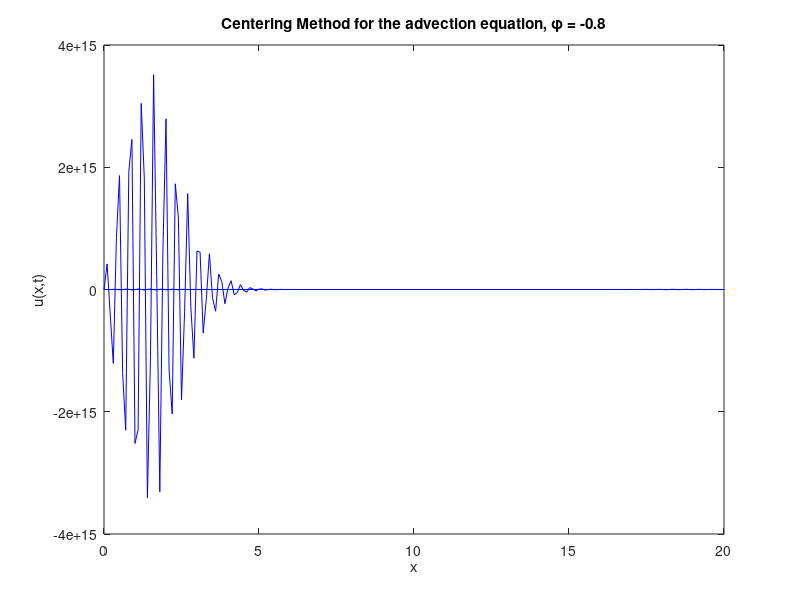

Write the MATLAB code that produced this figure.
%
% Introductory Matlab script for solving the advection equation: 
% u_t + c*u_x = 0
% 

clear all
close all
clc

% Set the parameters for the solution
L = 20; % length of solution domain (from zero)
J = 200; % number of grid points (not counting zero)
x = linspace(0, L, J+1); % set up a vector of x locations
dx = L/J; % size of a grid cell, delta x
c = -1; % advection speed (downward is stable is this is less than 0)
dt = 0.08; % size of time step, delta t

T = 15; % duraction of simulation
N = round(T/dt); % number of times to iterate simuation to get to time T

% setting the initial conditions u0 for upwind, d0 for downwind and c0 for
% centered
u0 = x./(x.^4 + 1);
d0 = x./(x.^4 + 1);
c0 = x./(x.^4 + 1);

up = u0; % up will denote u in the Present during the simulation
down = d0;
centered = c0;

%%
%%%%%%%%%%%%%%%%%%%%%%%%%%%%%%%%%%%%%%%%%%%%%%%
% Running the Upwind Method on u_x + cu_t = 0 %
%%%%%%%%%%%%%%%%%%%%%%%%%%%%%%%%%%%%%%%%%%%%%%%

plot(x, u0, 'r') % plot the IC

% add labels to the plot
xlabel('x'), ylabel('u(x,t)')
title(['Upwinding for the advection equation, \phi = ' num2str(c*dt/dx)])

for n = 1:N % beginning the for time loop

    up(1) = 0; % enforce the zero BC at x = 0

    for j = 2:J+1 % begin spatial loop; note that j = 1 is x = 0
        un(j) = up(j) - c*dt/dx*(up(j)-up(j-1));
    end % ending the spatial loop

    % to see results as an animation uncomment the line below and comment
    % the if - end statement

    % plot(x,u0,'r',x,un,'b'), pause(.1) % plots the next calculated time slice and the IC for reference. Makes this an animation

    if mod(n*dt,2) < dt % check if current time is close to a multiple of 2
        hold on, plot(x,un,'b'), hold off % if so, add a plot of current solution to existing plot
    end

    up = un; % reset present solution for next time step
end % end time loop

%%
%%%%%%%%%%%%%%%%%%%%%%%%%%%%%%%%%%%%%%%%%%%%%%%%%
% Running the Downwind Method on u_x + cu_t = 0 %
%%%%%%%%%%%%%%%%%%%%%%%%%%%%%%%%%%%%%%%%%%%%%%%%%

plot(x, d0, 'r') % plot the IC

% add labels to the plot
xlabel('x'), ylabel('u(x,t)')
title(['Downwinding for the advection equation, \phi = ' num2str(c*dt/dx)])

for n = 1:N % beginning the for time loop

    down(1) = 0; % enforce the zero BC at x = 0

    for j = 2:J % begin spatial loop; note that j = 1 is x = 0
        dn(j) = down(j) - c*dt/dx*(down(j+1)-down(j));
    end % ending the spatial loop

    dn(J+1) = 0; % setting anther boundary condition

    % to see results as an animation uncomment the line below and comment
    % the if - end statement

    % plot(x,d0,'r',x,dn,'b'), pause(.1) % plots the next calculated time slice and the IC for reference. Makes this an animation

    if mod(n*dt,2) < dt % check if current time is close to a multiple of 2
        hold on, plot(x,dn,'b'), hold off % if so, add a plot of current solution to existing plot
    end

    down = dn; % reset present solution for next time step
end % end time loop

%%
%%%%%%%%%%%%%%%%%%%%%%%%%%%%%%%%%%%%%%%%%%%%%%%%%
% Running the Centered Method on u_x + cu_t = 0 %
%%%%%%%%%%%%%%%%%%%%%%%%%%%%%%%%%%%%%%%%%%%%%%%%%

plot(x, c0, 'r') % plot the IC

% add labels to the plot
xlabel('x'), ylabel('u(x,t)')
title(['Centering Method for the advection equation, \phi = ' num2str(c*dt/dx)])

for n = 1:N % beginning the for time loop

    centered(1) = 0; % enforce the zero BC at x = 0
    for j = 2:J % begin spatial loop; note that j = 1 is x = 0
        cn(j) = centered(j) - c*dt/(2*dx)*(centered(j+1)-centered(j-1));
    end % ending the spatial loop

    cn(J+1) = 0; % setting anther boundary condition

    % to see results as an animation uncomment the line below and comment
    % the if - end statement

    % plot(x,c0,'r',x,cn,'b'), pause(.1) % plots the next calculated time slice and the IC for reference. Makes this an animation

    if mod(n*dt,2) < dt % check if current time is close to a multiple of 2
        hold on, plot(x,cn,'b'), hold off % if so, add a plot of current solution to existing plot
    end
    % 
    centered = cn; % reset present solution for next time step
end % end time loop
